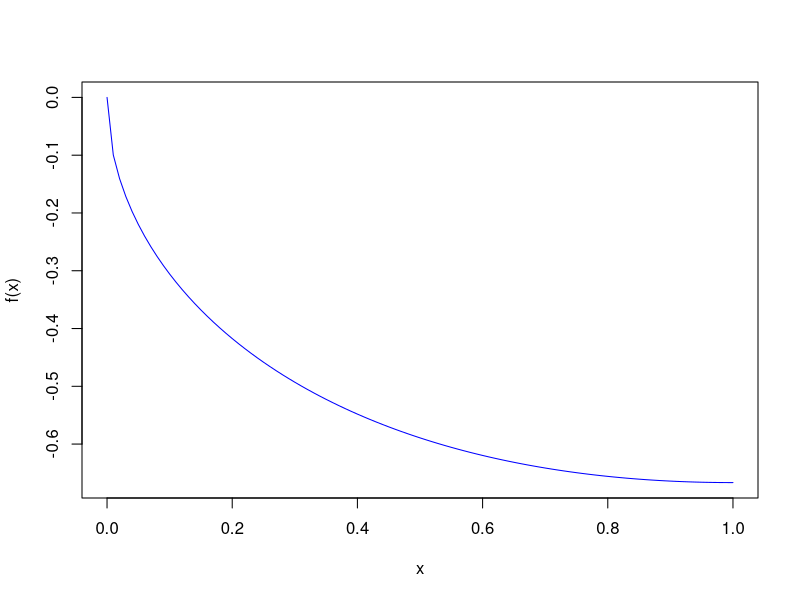

This figure's R source:
## ---- chunk 1
knitr::opts_chunk$set(echo = TRUE)

library(pracma)
## ---- chunk 2
# Define the function using R syntax.
f <- function(x) {
  1/3 * x ^ (3/2) - x ^ (1/2)
}

x <- seq(0, 1, 0.01)
curve(f(x), col = 'blue', ylab='f(x)')
## ---- chunk 3
# The arclength() function expects the first paremeter to be parameterized, so we
# need to create a parameterize version of our function before passing it to arclength().
par_function <- function(x) c(x, f(x))
arclength(par_function, 0, 1)
